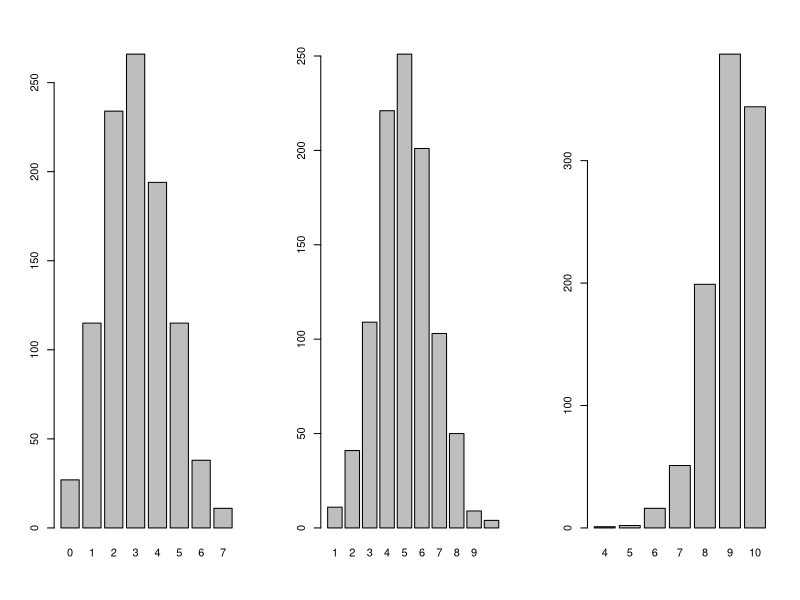
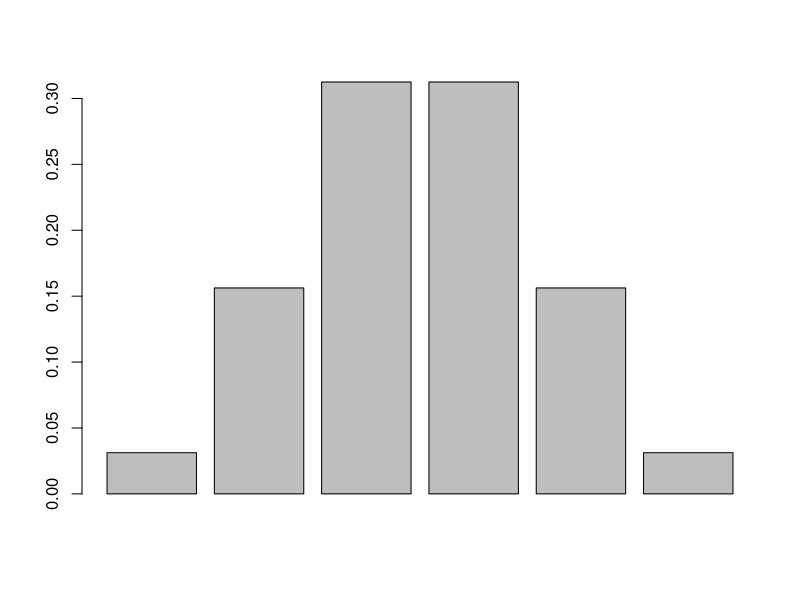
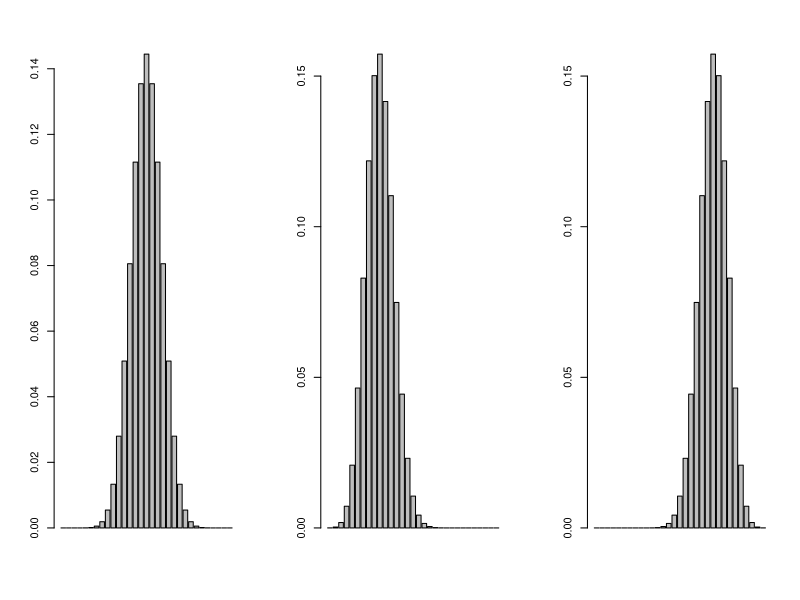

The R script that drew these images, in order:
rm(list=ls())
set.seed(2025)

# 베르누이 시행 / 베르누이 분포
sample(c('succ', 'fail'), size = 1, prob = c(0.6, 0.4))
sample(c(1, 0), size = 1, prob = c(0.6, 0.4))


# ----------------------------------------------------------------
# ----------------------------------------------------------------

# 이항 분포 (binomial distribution)
sample(c(1, 0), size = 10, replace = T, prob = c(0.6, 0.4))
sum(sample(c(1, 0), size = 10, replace = T, prob = c(0.6, 0.4)))

rbinom(n = 1, size = 10, prob = 0.6)

# rbinom(n, size, prob)
# 이항 분포 ~bin(size, prob)를 따르는 난수 n개 생성
n_rn = 1000
n_trials = 10
p1 = 0.3
p2 = 0.5
p3 = 0.9

X <- rbinom(n = n_rn, size = n_trials, prob = p1); X
Y <- rbinom(n = n_rn, size = n_trials, prob = p2); Y
Z <- rbinom(n = n_rn, size = n_trials, prob = p3); Z

# 등장 횟수
table(X)
table(Y)
table(Z)

par(mfrow=c(1,3))
barplot(table(X))
barplot(table(Y))
barplot(table(Z))

# 이항분포의 기댓값
# E[X] = np
n_trials * p1
mean(X)

n_trials * p2
mean(Y)

n_trials * p3
mean(Z)

# 이항분포의 분산
# Var[X] = np(1-p)
n_trials * p1 * (1 - p1)
var(X)

n_trials * p2 * (1 - p2)
var(Y)

n_trials * p3 * (1 - p3)
var(Z)


# dbinom(x, size, prob)
# 성공 확률이 prob이고, size 만큼 시행했을 때 X번 성공할 확률
dbinom(3, size = 5, prob = 0.5) # e.g. 동전을 5번 던져 앞면이 3번 나올 확률
dbinom(0:5, size = 5, prob = 0.5) # e.g. 동전을 5번 던져 앞면이 0,1,2,3,4,5번 나올 확률

############################################
## 이산형 확률 변수의 기댓값
## sum(X * P(X=x))
mu <- sum(0:5 * dbinom(0:5, size = 5, prob = 0.5)); mu
## 이항 분포의 기댓값: E[X] = np
5 * 0.5

## 이산형 확률 변수의 분산
sum((0:5 - mu)^2 * dbinom(0:5, size = 5, prob = 0.5))
## 이항 분포의 분산: Var[X] = np(1-p)
5 * 0.5 * 0.5
############################################

# 확률질량함수 시각화
par(mfrow=c(1,1))
barplot(dbinom(0:5, size = 5, prob = 0.5))

par(mfrow=c(1,3))
barplot(dbinom(0:30, size = 30, prob = 0.5))
barplot(dbinom(0:30, size = 30, prob = 0.3))
barplot(dbinom(0:30, size = 30, prob = 0.7))


# pbinom(q, size, prob, lower.tail = TRUE)
# 이항분포의 누적확률 계산
pbinom(3, size = 5, prob = 0.5) # P[X <= x]
pbinom(3, size = 5, prob = 0.5, lower.tail = FALSE) # P[X>x]
pbinom(0:5, size = 5, prob = 0.5)


# qbinom(p, size, prob, lower.tail = TRUE)
# 이항 분포의 분위수 계산
p <- pbinom(3, size = 5, prob = 0.5); p
qbinom(p, size = 5, prob = 0.5)

p <- pbinom(0:5, size = 5, prob = 0.5); p
qbinom(p, size = 5, prob = 0.5)


